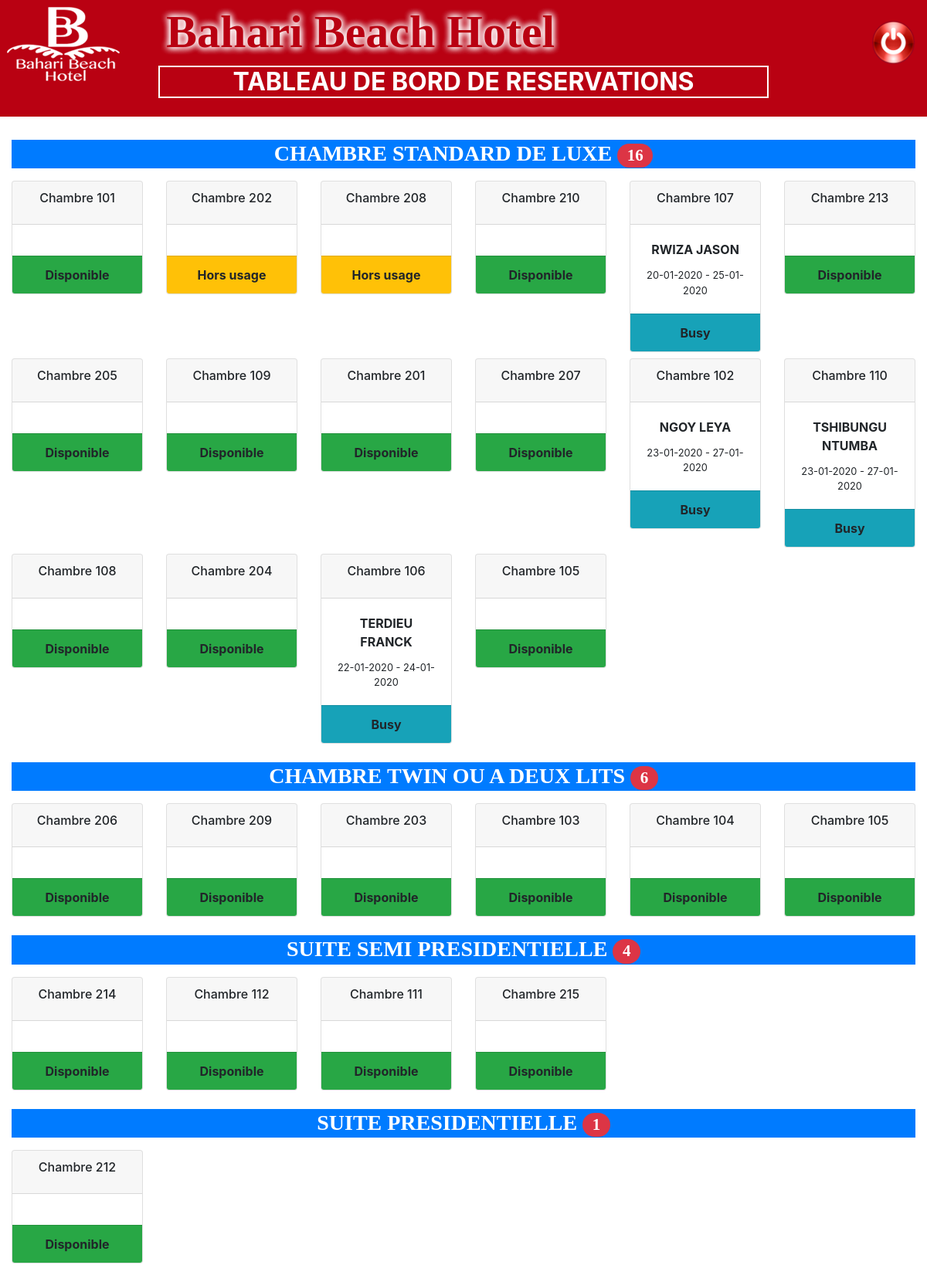
The page /php/pages/tableau_de_bordAD.php (signed in) on the database its author committed.
### tables this page shows
CREATE TABLE IF NOT EXISTS `rooms` (
  `id_room` int(11) NOT NULL AUTO_INCREMENT,
  `room_type` varchar(100) DEFAULT NULL,
  `room_code` int(11) DEFAULT NULL,
  `room_prix` double DEFAULT NULL,
  `autre_info` varchar(100) DEFAULT NULL,
  `niveau` int(11) NOT NULL,
  `statut` varchar(50) DEFAULT NULL,
  `motif` varchar(50) NOT NULL,
  `idCatCh` smallint(2) NOT NULL,
  `idVue` smallint(2) NOT NULL,
  PRIMARY KEY (`id_room`),
  KEY `idCatCh` (`idCatCh`),
  KEY `idVue` (`idVue`)
);

CREATE TABLE IF NOT EXISTS `booking` (
  `id_booking` int(11) NOT NULL AUTO_INCREMENT,
  `date_booking` timestamp NULL DEFAULT CURRENT_TIMESTAMP,
  `id_client` int(11) DEFAULT NULL,
  `num_chambre` int(11) DEFAULT NULL,
  `date_in` date DEFAULT NULL,
  `date_out` date DEFAULT NULL,
  `nombre_jour` int(11) DEFAULT NULL,
  `total_apayer` double DEFAULT NULL,
  `accompte` double DEFAULT NULL,
  `reste_apayer` double DEFAULT NULL,
  `statut_booking` varchar(100) DEFAULT NULL,
  `nbre_enf` varchar(11) NOT NULL,
  `nbre_adult` varchar(11) NOT NULL,
  `reduction` double NOT NULL,
  `modePaie` varchar(10) NOT NULL,
  PRIMARY KEY (`id_booking`),
  KEY `id_client` (`id_client`),
  KEY `num_chambre` (`num_chambre`)
);

CREATE TABLE IF NOT EXISTS `client` (
  `id_client` int(11) NOT NULL AUTO_INCREMENT,
  `nom_client` varchar(200) DEFAULT NULL,
  `sexe_client` char(1) DEFAULT NULL,
  `etatCivil` varchar(20) DEFAULT NULL,
  `profession` varchar(100) DEFAULT NULL,
  `pays` varchar(50) DEFAULT NULL,
  `telClient` varchar(50) DEFAULT NULL,
  `email` varchar(50) DEFAULT NULL,
  `provenance` varchar(50) DEFAULT NULL,
  `destination` varchar(50) DEFAULT NULL,
  `piece` varchar(100) DEFAULT NULL,
  `numPiece` varchar(100) DEFAULT NULL,
  `lieuDel` varchar(100) DEFAULT NULL,
  `dateDel` date DEFAULT NULL,
  `residence` varchar(200) DEFAULT NULL,
  `photo` varchar(100) DEFAULT NULL,
  `idOrg` int(11) NOT NULL,
  PRIMARY KEY (`id_client`),
  KEY `idOrg` (`idOrg`)
);

### php/pages/tableau_de_bordAD.php (the view, shortened to what this page needs)
<?php
      require_once ('../bd_cnx.php');
?>
<!DOCTYPE html>
<html>
<head>
	<link rel="stylesheet" type="text/css" href="bootstrap/font-awesome-4.3.0/css/font-awesome.min.css">
	<link rel="stylesheet" type="text/css" href="bootstrap/css/bootstrap.min.css">
	<link rel="stylesheet" type="text/css" href="bootstrap/css/style.css">
</head>
<body>
	<header id="head" style="background-color: #b90112;">
            <div class="row">
                <div class="col-lg-2  col-md-2  col-sm-2  col-xs-3">
                    <p><img src="../../docs/img/bbh_logos11.png" alt="logo BBH" style=""></p><br>
                </div>
                <div class="col-lg-8 col-md-8 col-sm-8 col-xs-7" id="div_lgos">
                    <marquee behavior="alternate" >
                        <h1 id="h1_bbh_title" style="font-size: 60px; font-family: century gothic; font-weight: bold; margin-top: 2px; margin-left: 10px; color: #b90112; padding-top: 3px;text-shadow: 8px 8px 2px white; text-shadow: 0 0 10px white, 0 0 10px white,0 0 10px white;">Bahari Beach Hotel</h1></marquee>
                        <h2 class="text-white text-center" style="font-weight: bold; border: 2px solid white">TABLEAU DE BORD DE RESERVATIONS</h2>
                </div>
                <div class="col-lg-2 col-md-2 col-sm-2 col-xs-2" >
                   <div class="col-lg-6 col-md-6 col-sm-6 col-xs-6 offset-6">
                        <center style="padding-top: 10px; margin-top: 1em;">
                             <a href="../admin.php" title="cliquer pour retourner à la page précédente !"><img src="../../docs/emoticones/exit%20circular.png" width="100%" alt="Front Office" > </a>
                        </center>
                    </div>
                </div>
            </div>
        </header>
	<div class="container-fluid spacer">
		<div class="row">
	      <div class="col-md-12">
	      	<div class="row">
	      		<div class="col-md-12">
	      			<h3 class="text-center border border-primary bg-primary">
	      				CHAMBRE STANDARD DE LUXE
	      				<?php
                            $count = $bd->query('SELECT  COUNT(*) AS nbre FROM rooms AS A LEFT JOIN booking AS B ON  A.id_room = B.num_chambre LEFT JOIN client AS C ON C.id_client = B.id_client WHERE idCatCh=1');
                                    $nbre=$count->fetch(PDO::FETCH_ASSOC);
                           ?>
                           	<span class="badge badge-danger badge-pill">
                           		<?php echo $nbre['nbre']; ?>
                           		</span>
	      			</h3>
                    <div class="row">
                    	<?php
                        	$req = $bd->query("SELECT  id_room, num_chambre, nom_client, date_format(B.date_in,'%d-%m-%Y') as date_in, date_format(B.date_out,'%d-%m-%Y') as date_out, A.statut as statut, room_code, motif, B.statut_booking FROM rooms AS A LEFT JOIN booking AS B ON  A.id_room = B.num_chambre LEFT JOIN client AS C ON C.id_client = B.id_client WHERE A.idCatCh=1");
                        	while ($don=$req->fetch(PDO::FETCH_ASSOC)) :
                        		?>
                        	<div class="col-md-2" style="margin-top:8px">
                        		<div class="card" data-toggle="tooltip" title="<?php echo $don['motif'];?>">
                        			<div class="card-header"
                        			>
                        				<h6 class="card-title text-center"><?php echo 'Chambre '.$don['room_code'];  ?></h6>
                        			</div>
                        			<div class="card-body">
                        				<?php
                        					if ($don['statut_booking'] === 'CheckIn') { ?>
                        						<p class="text-center card-title"><strong><?php  echo $don['nom_client']; ?></strong></p>
                        						<p class="card-text text-center" style="font-size:0.8em"> <?php  echo $don['date_in'].' - '.$don['date_out']; ?></p>
                        					<?php }
                        				 ?>
                        			</div>
                        			<div class="card-footer text-center <?php
											if ($don['statut']==='Disponible') {
												echo 'bg-success';
											}elseif ($don['statut'] === 'Busy') {
												echo 'bg-info';
											}else{
												echo 'bg-warning';
											}
										 ?>
                        			">
                        				<strong><?php  echo $don['statut']; ?></strong>
                        			</div>
                        		</div>
                        	</div>
                        		<?php
                        	endwhile;
                    	?>
                    </div>
	      		</div>
	      	</div><br>
	      	<div class="row">
	      		<div class="col-md-12">
	      			<h3 class="text-center border border-primary bg-primary">
	      				CHAMBRE TWIN OU A DEUX LITS
	      				<?php
                            $count = $bd->query('SELECT  COUNT(*) AS nbre FROM rooms AS A LEFT JOIN booking AS B ON  A.id_room = B.num_chambre LEFT JOIN client AS C ON C.id_client = B.id_client WHERE idCatCh=2');
                                    $nbre=$count->fetch(PDO::FETCH_ASSOC);
                           ?>
                           	<span class="badge badge-danger badge-pill">
                           		<?php echo $nbre['nbre']; ?>
                           		</span>
	      			</h3>
                    <div class="row">
                    	<?php
                        	$req = $bd->query('SELECT * FROM rooms AS A LEFT JOIN booking AS B ON  A.id_room = B.num_chambre LEFT JOIN client AS C ON C.id_client = B.id_client WHERE A.idCatCh=2');
                        	while ($don=$req->fetch(PDO::FETCH_ASSOC)) :
                        		?>
                        	<div class="col-md-2" style="margin-top:8px">
                        		<div class="card" data-toggle="tooltip" title="<?php echo $don['motif'];?>">
                        			<div class="card-header"
                        			>
                        				<h6 class="card-title text-center"><?php echo 'Chambre '.$don['room_code'];  ?></h6>
                        			</div>
                        			<div class="card-body">
                        			</div>
                        			<div class="card-footer text-center <?php
											if ($don['statut']==='Disponible') {
												echo 'bg-success';
											}elseif ($don['statut'] === 'Busy') {
												echo 'bg-info';
											}else{
												echo 'bg-warning';
											}
										 ?>
                        			">
                        				<strong><?php  echo $don['statut']; ?></strong>
                        			</div>
                        		</div>
                        	</div>
                        		<?php
                        	endwhile;
                    	?>
                    </div>
	      		</div>
	      	</div><br>
	      	<div class="row">
	      		<div class="col-md-12">
	      			<h3 class="text-center border border-primary bg-primary">
	      				SUITE SEMI PRESIDENTIELLE
	      				<?php
                            $count = $bd->query('SELECT  COUNT(*) AS nbre FROM rooms LEFT JOIN booking ON rooms.id_room = booking.num_chambre WHERE idCatCh=3');
                                    $nbre=$count->fetch(PDO::FETCH_ASSOC);
                           ?>
                           	<span class="badge badge-danger badge-pill">
                           		<?php echo $nbre['nbre']; ?>
                           		</span>
	      			</h3>
                    <div class="row">
                    	<?php
                        	$req = $bd->query('SELECT  * FROM rooms AS A LEFT JOIN booking AS B ON  A.id_room = B.num_chambre LEFT JOIN client AS C ON C.id_client = B.id_client WHERE idCatCh=3');
                        	while ($don=$req->fetch(PDO::FETCH_ASSOC)) :
                        		?>
                        	<div class="col-md-2" style="margin-top:8px">
                        		<div class="card" data-toggle="tooltip" title="<?php echo $don['motif'];?>">
                        			<div class="card-header"
                        			>
                        				<h6 class="card-title text-center"><?php echo 'Chambre '.$don['room_code'];  ?></h6>
                        			</div>
                        			<div class="card-body">
                        			</div>
                        			<div class="card-footer text-center <?php
											if ($don['statut']==='Disponible') {
												echo 'bg-success';
											}elseif ($don['statut'] === 'Busy') {
												echo 'bg-info';
											}else{
												echo 'bg-warning';
											}
										 ?>
                        			">
                        				<strong><?php  echo $don['statut']; ?></strong>
                        			</div>
                        		</div>
                        	</div>
                        		<?php
                        	endwhile;
                    	?>
                    </div>
	      		</div>
	      	</div><br>
	      	<div class="row">
	      		<div class="col-md-12">
	      			<h3 class="text-center border border-primary bg-primary">
	      				SUITE PRESIDENTIELLE
	      				<?php
                            $count = $bd->query('SELECT  COUNT(*) AS nbre FROM rooms LEFT JOIN booking ON rooms.id_room = booking.num_chambre WHERE idCatCh=4');
                                    $nbre=$count->fetch(PDO::FETCH_ASSOC);
                           ?>
                           	<span class="badge badge-danger badge-pill">
                           		<?php echo $nbre['nbre']; ?>
                           		</span>
	      			</h3>
                    <div class="row">
                    	<?php
                        	$req = $bd->query('SELECT  * FROM rooms AS A LEFT JOIN booking AS B ON  A.id_room = B.num_chambre LEFT JOIN client AS C ON C.id_client = B.id_client WHERE idCatCh=4');
                        	while ($don=$req->fetch(PDO::FETCH_ASSOC)) :
                        		?>
                        	<div class="col-md-2" style="margin-top:8px">
                        		<div class="card" data-toggle="tooltip" title="<?php echo $don['motif'];?>">
                        			<div class="card-header"
                        			>
                        				<h6 class="card-title text-center"><?php echo 'Chambre '.$don['room_code'];  ?></h6>
                        			</div>
                        			<div class="card-body">
                        			</div>
                        			<div class="card-footer text-center <?php
											if ($don['statut']==='Disponible') {
												echo 'bg-success';
											}elseif ($don['statut'] === 'Busy') {
												echo 'bg-info';
											}else{
												echo 'bg-warning';
											}
										 ?>
                        			">
                        				<strong><?php  echo $don['statut']; ?></strong>
                        			</div>
                        		</div>
                        	</div>
                        		<?php
                        	endwhile;
                    	?>
                    </div>
	      		</div>
	      	</div><br>
	    </div>
			</div>
		</div>
</body>
</html>

### php/pages/tableau_de_bordAD.php (style rules this page uses)
.spacer { margin-top:30px; }
#h1_bbh_title { font-family: century gothic; font-size:4em; font-weight: bold; margin-top: 2px; margin-left: 10px; color: white; padding-top: 3px; }
h3 { font-family: century gothic; color:white; font-weight: bold; }

### rows shown on the page
rooms: room_code "101", statut "Disponible"
rooms: room_code "202", statut "Hors usage"
rooms: room_code "208", statut "Hors usage"
rooms: room_code "210", statut "Disponible"
booking: num_chambre.room_code "107", id_client.nom_client "RWIZA JASON", date_in "20-01-2020", date_out "25-01-2020", num_chambre.statut "Busy"
rooms: room_code "213", statut "Disponible"
rooms: room_code "205", statut "Disponible"
rooms: room_code "109", statut "Disponible"
rooms: room_code "201", statut "Disponible"
rooms: room_code "207", statut "Disponible"
booking: num_chambre.room_code "102", id_client.nom_client "NGOY LEYA", date_in "23-01-2020", date_out "27-01-2020", num_chambre.statut "Busy"
booking: num_chambre.room_code "110", id_client.nom_client "TSHIBUNGU NTUMBA", date_in "23-01-2020", date_out "27-01-2020", num_chambre.statut "Busy"
rooms: room_code "108", statut "Disponible"
rooms: room_code "204", statut "Disponible"
booking: num_chambre.room_code "106", id_client.nom_client "TERDIEU FRANCK", date_in "22-01-2020", date_out "24-01-2020", num_chambre.statut "Busy"
rooms: room_code "105", statut "Disponible"
rooms: room_code "206", statut "Disponible"
rooms: room_code "209", statut "Disponible"
rooms: room_code "203", statut "Disponible"
rooms: room_code "103", statut "Disponible"
rooms: room_code "104", statut "Disponible"
rooms: room_code "105", statut "Disponible"
rooms: room_code "214", statut "Disponible"
rooms: room_code "112", statut "Disponible"
rooms: room_code "111", statut "Disponible"
rooms: room_code "215", statut "Disponible"
rooms: room_code "212", statut "Disponible"

### other values the page prints
$nbre['nbre'] "16"
$nbre['nbre'] "6"
$nbre['nbre'] "4"
$nbre['nbre'] "1"
